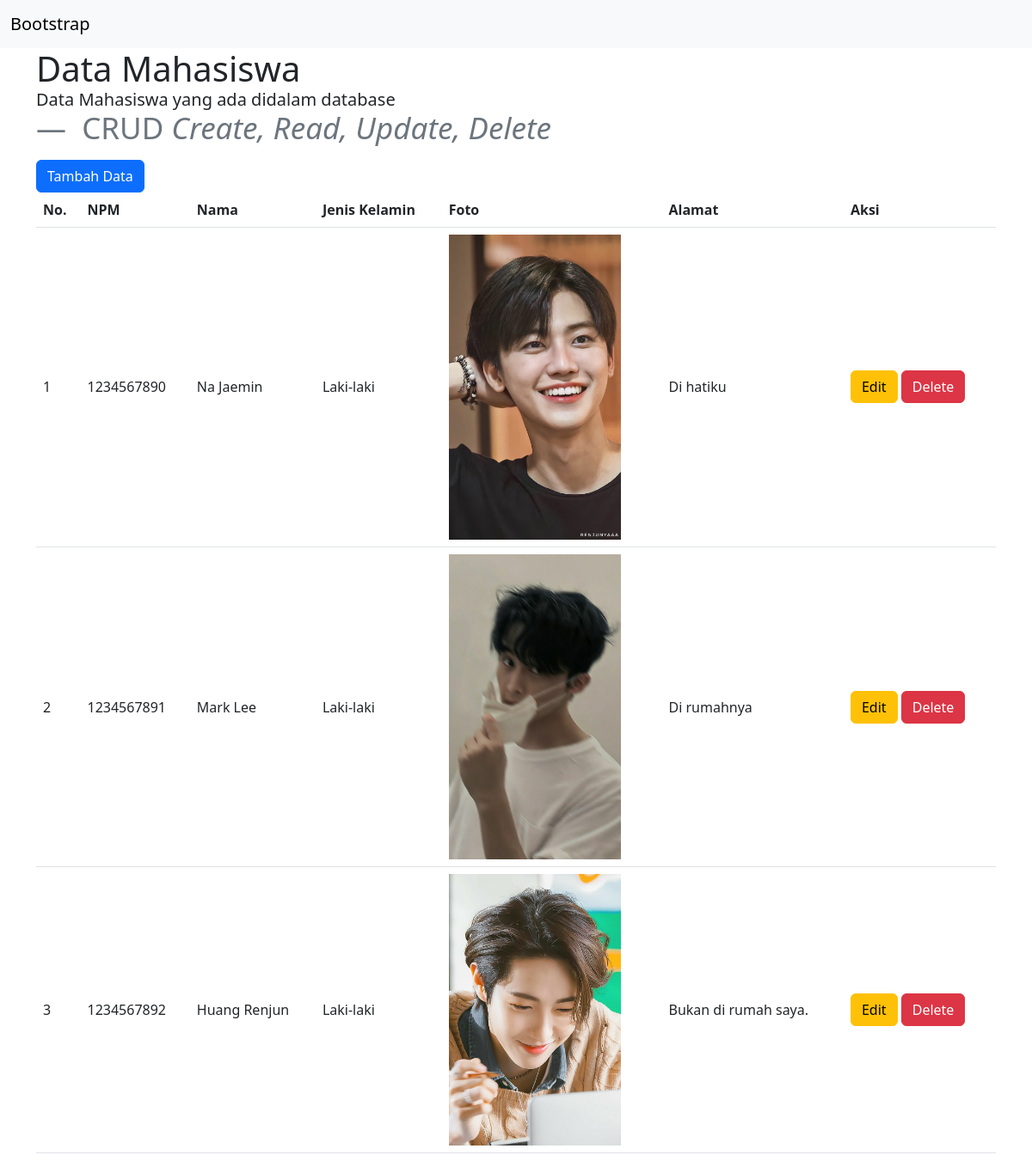
The page / on the database its author committed.
### tables this page shows
CREATE TABLE `tb_mahasiswa` (
  `id` int(11) NOT NULL,
  `npm` int(11) NOT NULL,
  `nama` varchar(100) NOT NULL,
  `jenis_kelamin` varchar(50) NOT NULL,
  `foto` varchar(255) NOT NULL,
  `alamat` text NOT NULL
);

### index.php (the view, shortened to what this page needs)
<?php
include  'koneksi.php';
$query = "SELECT * FROM tb_mahasiswa";
$sql = mysqli_query($conn, $query);
$no = 1;
?>
<!DOCTYPE html>
<html lang="en">
<head>
  <link rel="stylesheet" href="https://cdn.jsdelivr.net/npm/bootstrap@5.3.0-alpha3/dist/css/bootstrap.min.css">
</head>
<body>
  <nav class="navbar bg-body-tertiary">
    <div class="container-fluid">
      <a class="navbar-brand" href="#">
        Bootstrap
      </a>
    </div>
  </nav>
  <div class="container">
    <figure>
      <h1> Data Mahasiswa
        <blockquote class="blockquote">
          <p>Data Mahasiswa yang ada didalam database</p>
        </blockquote>
        <figcaption class="blockquote-footer">
          CRUD <cite title="Source Title">Create, Read, Update, Delete</cite>
        </figcaption>
    </figure>
    <a href="tambah.php" class="btn btn-primary">Tambah Data</a>
    <div class="table-responsive">
      <table class="table align-middle">
        <thead>
          <tr>
            <th>No.</th>
            <th>NPM</th>
            <th>Nama</th>
            <th>Jenis Kelamin</th>
            <th>Foto</th>
            <th>Alamat</th>
            <th>Aksi</th>
          </tr>
        </thead>
        <tbody>
          <?php while ($result = mysqli_fetch_assoc($sql)) { ?>
            <tr>
              <td><?php echo $no++ ?></td>
              <td><?= $result['npm']; ?> </td>
              <td><?= $result['nama']; ?></td>
              <td><?= $result['jenis_kelamin']; ?></td>
              <td><img src="res/<?= $result['foto']; ?>" alt="" style="width: 200px;"></td>
              <td><?= $result['alamat']; ?></td>
              <td>
                <a href="edit.php?id=<?=$result['id']?>"><button type="button" class="btn btn-warning">Edit</button></a>
                <a href="delete.php?id=<?= $result['id'] ?>"><button type="button" class="btn btn-danger">Delete</button></a>
              </td>
            </tr>
          <?php } ?>
        </tbody>
      </table>
    </div>
  </div>
</body>
</html>

### rows shown on the page
tb_mahasiswa: npm "1234567890", nama "Na Jaemin", jenis_kelamin "Laki-laki", foto (picture), alamat "Di hatiku"
tb_mahasiswa: npm "1234567891", nama "Mark Lee", jenis_kelamin "Laki-laki", foto (picture), alamat "Di rumahnya"
tb_mahasiswa: npm "1234567892", nama "Huang Renjun", jenis_kelamin "Laki-laki", foto (picture), alamat "Bukan di rumah saya."
